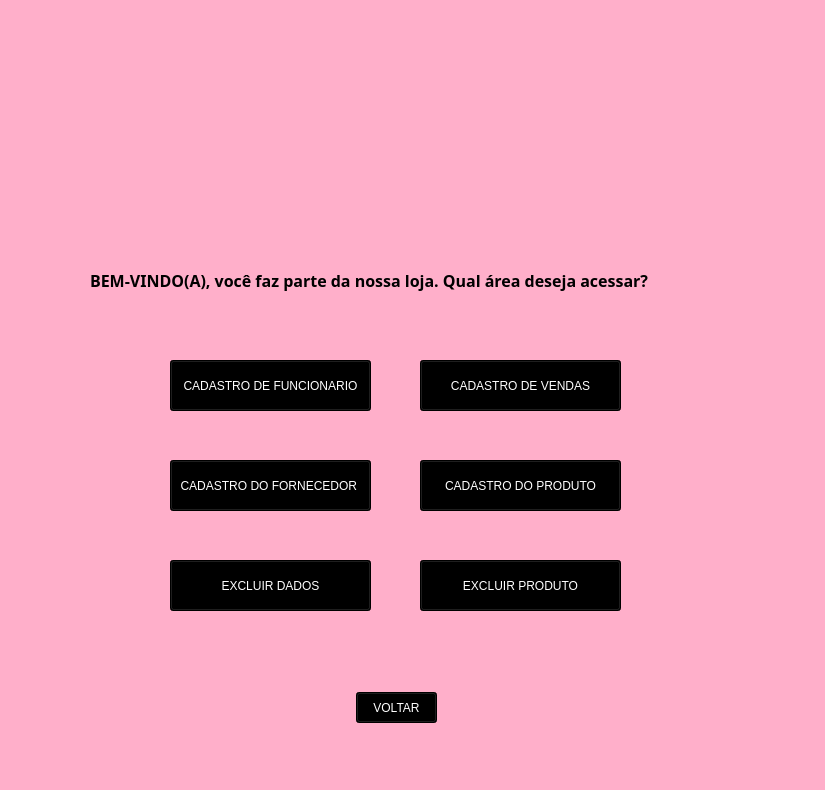
<?xml version="1.0" encoding="UTF-8"?>
<ui version="4.0">
 <class>MainWindow</class>
 <widget class="QMainWindow" name="MainWindow">
  <property name="geometry">
   <rect>
    <x>0</x>
    <y>0</y>
    <width>825</width>
    <height>790</height>
   </rect>
  </property>
  <property name="windowTitle">
   <string>MainWindow</string>
  </property>
  <property name="styleSheet">
   <string notr="true">background-color: rgb(255, 175, 202);</string>
  </property>
  <widget class="QWidget" name="centralwidget">
   <widget class="QLabel" name="label">
    <property name="geometry">
     <rect>
      <x>230</x>
      <y>50</y>
      <width>341</width>
      <height>181</height>
     </rect>
    </property>
    <property name="text">
     <string/>
    </property>
    <property name="pixmap">
     <pixmap>iMAGENs/LOGO-removebg-preview.png</pixmap>
    </property>
    <property name="scaledContents">
     <bool>true</bool>
    </property>
   </widget>
   <widget class="QLabel" name="label_3">
    <property name="geometry">
     <rect>
      <x>90</x>
      <y>240</y>
      <width>681</width>
      <height>81</height>
     </rect>
    </property>
    <property name="font">
     <font>
      <family>Arial Black</family>
      <pointsize>12</pointsize>
      <weight>75</weight>
      <bold>true</bold>
     </font>
    </property>
    <property name="text">
     <string>BEM-VINDO(A), você faz parte da nossa loja. Qual área deseja acessar?</string>
    </property>
   </widget>
   <widget class="QPushButton" name="func">
    <property name="geometry">
     <rect>
      <x>170</x>
      <y>360</y>
      <width>201</width>
      <height>51</height>
     </rect>
    </property>
    <property name="styleSheet">
     <string notr="true">background-color: rgb(0, 0, 0);
color: rgb(255, 255, 255);</string>
    </property>
    <property name="text">
     <string>CADASTRO DE FUNCIONARIO</string>
    </property>
   </widget>
   <widget class="QPushButton" name="vendas">
    <property name="geometry">
     <rect>
      <x>420</x>
      <y>360</y>
      <width>201</width>
      <height>51</height>
     </rect>
    </property>
    <property name="styleSheet">
     <string notr="true">background-color: rgb(0, 0, 0);
color: rgb(255, 255, 255);</string>
    </property>
    <property name="text">
     <string>CADASTRO DE VENDAS</string>
    </property>
   </widget>
   <widget class="QPushButton" name="prod">
    <property name="geometry">
     <rect>
      <x>420</x>
      <y>460</y>
      <width>201</width>
      <height>51</height>
     </rect>
    </property>
    <property name="styleSheet">
     <string notr="true">background-color: rgb(0, 0, 0);
color: rgb(255, 255, 255);</string>
    </property>
    <property name="text">
     <string>CADASTRO DO PRODUTO</string>
    </property>
   </widget>
   <widget class="QPushButton" name="forne">
    <property name="geometry">
     <rect>
      <x>170</x>
      <y>460</y>
      <width>201</width>
      <height>51</height>
     </rect>
    </property>
    <property name="styleSheet">
     <string notr="true">background-color: rgb(0, 0, 0);
color: rgb(255, 255, 255);</string>
    </property>
    <property name="text">
     <string>CADASTRO DO FORNECEDOR </string>
    </property>
   </widget>
   <widget class="QPushButton" name="voltar">
    <property name="geometry">
     <rect>
      <x>356</x>
      <y>692</y>
      <width>81</width>
      <height>31</height>
     </rect>
    </property>
    <property name="styleSheet">
     <string notr="true">background-color: rgb(0, 0, 0);
color: rgb(255, 255, 255);</string>
    </property>
    <property name="text">
     <string>VOLTAR</string>
    </property>
   </widget>
   <widget class="QPushButton" name="exc_forn">
    <property name="geometry">
     <rect>
      <x>170</x>
      <y>560</y>
      <width>201</width>
      <height>51</height>
     </rect>
    </property>
    <property name="styleSheet">
     <string notr="true">background-color: rgb(0, 0, 0);
color: rgb(255, 255, 255);</string>
    </property>
    <property name="text">
     <string>EXCLUIR DADOS</string>
    </property>
   </widget>
   <widget class="QPushButton" name="exc_prod">
    <property name="geometry">
     <rect>
      <x>420</x>
      <y>560</y>
      <width>201</width>
      <height>51</height>
     </rect>
    </property>
    <property name="styleSheet">
     <string notr="true">background-color: rgb(0, 0, 0);
color: rgb(255, 255, 255);</string>
    </property>
    <property name="text">
     <string>EXCLUIR PRODUTO</string>
    </property>
   </widget>
  </widget>
  <widget class="QMenuBar" name="menubar">
   <property name="geometry">
    <rect>
     <x>0</x>
     <y>0</y>
     <width>825</width>
     <height>21</height>
    </rect>
   </property>
  </widget>
  <widget class="QStatusBar" name="statusbar"/>
 </widget>
 <resources/>
 <connections/>
</ui>
